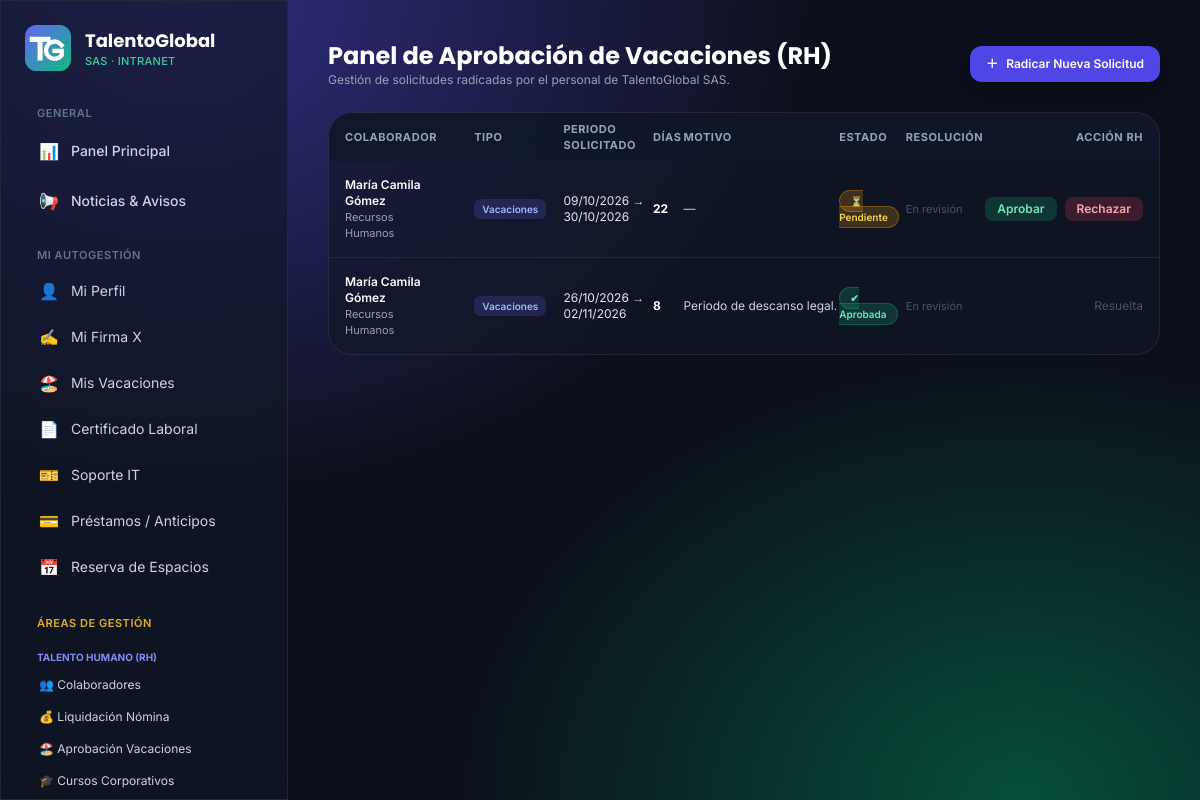
/vacaciones/gestion/ (signed in), run on the app's committed database.
### core/models.py (models this page shows, shortened)
class SolicitudBase(models.Model):
    PENDIENTE, APROBADA, RECHAZADA = "PENDIENTE", "APROBADA", "RECHAZADA"
    ESTADOS = [(PENDIENTE, "Pendiente"), (APROBADA, "Aprobada"), (RECHAZADA, "Rechazada")]
    estado = models.CharField(max_length=10, choices=ESTADOS, default=PENDIENTE)
    revisado_por = models.ForeignKey(
        Empleado, null=True, blank=True, on_delete=models.SET_NULL, related_name="+"
    )
    comentario_revision = models.CharField("Comentario de revisión", max_length=300, blank=True)
    fecha_resolucion = models.DateTimeField(null=True, blank=True)
    creado = models.DateTimeField(auto_now_add=True)
    class Meta:
        abstract = True
        ordering = ["-creado"]

class SolicitudVacaciones(SolicitudBase):
    TIPOS = [("VACACIONES", "Vacaciones"), ("PERMISO", "Permiso"), ("LICENCIA", "Licencia")]
    empleado = models.ForeignKey(Empleado, on_delete=models.CASCADE, related_name="vacaciones")
    tipo = models.CharField(max_length=12, choices=TIPOS, default="VACACIONES")
    fecha_inicio = models.DateField()
    fecha_fin = models.DateField()
    motivo = models.CharField(max_length=300, blank=True)
    class Meta(SolicitudBase.Meta):
        verbose_name = "solicitud de vacaciones/permiso"
    @property
    def dias(self):
        return (self.fecha_fin - self.fecha_inicio).days + 1
    @property
    def tipo_texto(self):
        return self.get_tipo_display()

class Empleado(models.Model):
    ROL_ADMIN = "ADMIN"
    ROL_RH = "RH"
    ROL_IT = "IT"
    ROL_FINANZAS = "FINANZAS"
    ROL_OPERACIONES = "OPERACIONES"
    ROL_EMPLEADO = "EMPLEADO"
    ROLES = [
        (ROL_ADMIN, "Superadministrador"),
        (ROL_RH, "Líder de Recursos Humanos"),
        (ROL_IT, "Líder de Tecnología (IT)"),
        (ROL_FINANZAS, "Líder Financiero"),
        (ROL_OPERACIONES, "Líder de Operaciones y Logística"),
        (ROL_EMPLEADO, "Colaborador"),
    ]
    CONTRATOS = [
        ("INDEFINIDO", "Término indefinido"),
        ("FIJO", "Término fijo"),
        ("OBRA", "Obra o labor"),
        ("APRENDIZAJE", "Aprendizaje"),
    ]
    user = models.OneToOneField(User, on_delete=models.CASCADE, related_name="empleado")
    documento = models.CharField("Documento de identidad", max_length=20, unique=True)
    cargo = models.CharField(max_length=120)
    salario_base = models.DecimalField(max_digits=12, decimal_places=2)
    fecha_ingreso = models.DateField()
    tipo_contrato = models.CharField(max_length=20, choices=CONTRATOS, default="INDEFINIDO")
    telefono = models.CharField("Teléfono", max_length=30, blank=True)
    direccion = models.CharField("Dirección", max_length=200, blank=True)
    sede = models.ForeignKey(Sede, on_delete=models.PROTECT, related_name="empleados")
    departamento = models.ForeignKey(
        Departamento, on_delete=models.PROTECT, related_name="empleados"
    )
    rol = models.CharField(max_length=12, choices=ROLES, default=ROL_EMPLEADO)
    activo = models.BooleanField(default=True)
    firma_x = models.TextField("Firma X", blank=True)
    firma_actualizada = models.DateTimeField(null=True, blank=True)
    class Meta:
        ordering = ["user__first_name", "user__last_name"]
    @property
    def nombre_completo(self):
        return self.user.get_full_name() or self.user.username

class Departamento(models.Model):
    nombre = models.CharField(max_length=120, unique=True)
    descripcion = models.TextField("Descripción", blank=True)
    class Meta:
        ordering = ["nombre"]

### core/views.py (the view)
# urls.py: path("vacaciones/gestion/", v.vacaciones_panel_aprobacion, name="vacaciones_panel_aprobacion"),
@rol_required(RH)
def vacaciones_panel_aprobacion(request):
    solicitudes = SolicitudVacaciones.objects.select_related("empleado__user", "empleado__departamento").order_by("-creado")
    return render(request, "core/vacaciones_lista.html", {
        "solicitudes": solicitudes,
        "es_gestion": True,
    })

### core/context_processors.py (called while the page is built)
def empresa(request):
    u = request.user
    ctx = {"EMPRESA": settings.EMPRESA}
    if u.is_authenticated:
        ctx.update(
            es_admin=tiene_acceso(u, (RH,)),  # panel de RH
            es_it=tiene_acceso(u, (IT,)),
            es_fin=tiene_acceso(u, (FIN,)),
            es_ops=tiene_acceso(u, (OPS,)),
            es_lider=tiene_acceso(u, TODOS_LIDERES),
        )
    return ctx

### core/permissions.py (called while the page is built)
def rol_de(user):
    if not user.is_authenticated:
        return None
    if user.is_superuser:
        return Empleado.ROL_ADMIN
    emp = getattr(user, "empleado", None)
    if emp and emp.activo:
        return emp.rol
    return None

def tiene_acceso(user, roles):
    rol = rol_de(user)
    return rol == Empleado.ROL_ADMIN or (rol is not None and rol in roles)

def rol_required(*roles):
    def deco(view):
        @wraps(view)
        def _wrapped(request, *args, **kwargs):
            if not request.user.is_authenticated:
                from django.contrib.auth.views import redirect_to_login
                return redirect_to_login(request.get_full_path())
            if not tiene_acceso(request.user, roles):
                raise PermissionDenied
            return view(request, *args, **kwargs)
        return _wrapped
    return deco

### templates/core/vacaciones_lista.html (shortened to what this page needs)
{% extends "base.html" %}
{% block content %}
<div class="flex flex-wrap items-center justify-between gap-4 mb-6">
  <div>
    <h1 class="font-display text-2xl font-bold text-white">
      {% if es_gestion %}Panel de Aprobación de Vacaciones (RH){% else %}Mis Solicitudes de Vacaciones y Permisos{% endif %}
    </h1>
    <p class="text-xs text-slate-400">
      {% if es_gestion %}Gestión de solicitudes radicadas por el personal de TalentoGlobal SAS.{% else %}Consulta el estado de tus solicitudes de descanso y licencias.{% endif %}
    </p>
  </div>
  <a href="{% url 'vacaciones_solicitar' %}" class="rounded-xl bg-indigo-600 hover:bg-indigo-500 px-4 py-2.5 text-xs font-semibold text-white shadow-lg transition flex items-center gap-2">
    <span>＋</span> Radicar Nueva Solicitud
  </a>
</div>
<div class="glass rounded-3xl overflow-hidden">
  <div class="overflow-x-auto">
    <table class="w-full text-xs">
      <thead class="bg-slate-900/80 text-slate-400 uppercase tracking-wider text-[11px] text-left">
        <tr>
          {% if es_gestion %}<th class="p-4">Colaborador</th>{% endif %}
          <th class="p-4">Tipo</th>
          <th>Periodo Solicitado</th>
          <th>Días</th>
          <th>Motivo</th>
          <th>Estado</th>
          <th>Resolución</th>
          {% if es_gestion %}<th class="pr-4 text-right">Acción RH</th>{% endif %}
        </tr>
      </thead>
      <tbody class="divide-y divide-slate-800">
        {% for s in solicitudes %}
        <tr class="hover:bg-slate-800/40 transition">
          {% if es_gestion %}
          <td class="p-4">
            <p class="font-semibold text-white">{{ s.empleado.nombre_completo }}</p>
            <p class="text-[11px] text-slate-400">{{ s.empleado.departamento.nombre }}</p>
          </td>
          {% endif %}
          <td class="p-4">
            <span class="px-2 py-1 rounded-md text-[10px] font-semibold bg-indigo-500/20 text-indigo-300">
              {{ s.tipo_texto }}
            </span>
          </td>
          <td>{{ s.fecha_inicio|date:"d/m/Y" }} → {{ s.fecha_fin|date:"d/m/Y" }}</td>
          <td class="font-bold text-white">{{ s.dias }}</td>
          <td class="max-w-[200px] truncate text-slate-300">{{ s.motivo|default:"—" }}</td>
          <td>
            {% if s.estado == 'APROBADA' %}
            <span class="px-2.5 py-1 rounded-full text-[10px] font-semibold bg-emerald-500/20 text-emerald-300 border border-emerald-500/30">✔ Aprobada</span>
            {% elif s.estado == 'RECHAZADA' %}
            <span class="px-2.5 py-1 rounded-full text-[10px] font-semibold bg-rose-500/20 text-rose-300 border border-rose-500/30">✖ Rechazada</span>
            {% else %}
            <span class="px-2.5 py-1 rounded-full text-[10px] font-semibold bg-amber-500/20 text-amber-300 border border-amber-500/30">⏳ Pendiente</span>
            {% endif %}
          </td>
          <td class="text-[11px] text-slate-400">
            {% if s.fecha_resolucion %}
            <span>Por: {{ s.revisado_por.nombre_completo }}</span><br>
            <span class="italic text-slate-500">{{ s.comentario_revision|default:"Sin comentarios" }}</span>
            {% else %}
            <span class="text-slate-600">En revisión</span>
            {% endif %}
          </td>
          {% if es_gestion %}
          <td class="pr-4 text-right">
            {% if s.estado == 'PENDIENTE' %}
            <div class="flex items-center justify-end gap-2">
              <form method="post" action="{% url 'vacaciones_resolver' s.pk 'aprobar' %}" class="inline">
                <button class="px-3 py-1 rounded-lg bg-emerald-500/20 hover:bg-emerald-500 text-emerald-300 hover:text-slate-900 text-xs font-semibold transition">
                  Aprobar
                </button>
              </form>
              <form method="post" action="{% url 'vacaciones_resolver' s.pk 'rechazar' %}" class="inline">
                <button class="px-3 py-1 rounded-lg bg-rose-500/20 hover:bg-rose-500 text-rose-300 hover:text-white text-xs font-semibold transition">
                  Rechazar
                </button>
              </form>
            </div>
            {% else %}
            <span class="text-slate-600 text-xs">Resuelta</span>
            {% endif %}
          </td>
          {% endif %}
        </tr>
        {% empty %}
        <tr>
          <td colspan="8" class="p-8 text-center text-slate-500">No hay solicitudes registradas.</td>
        </tr>
        {% endfor %}
      </tbody>
    </table>
  </div>
</div>
{% endblock %}

### templates/base.html (style rules this page uses)
body { background: radial-gradient(ellipse at 15% 0%, #312e81 0%, transparent 45%), radial-gradient(ellipse at 85% 100%, #064e3b 0%, transparent 40%), #0b0f19; background-attachment: fixed; }
.glass { background: rgba(17, 24, 39, 0.65); backdrop-filter: blur(16px); -webkit-backdrop-filter: blur(16px); border: 1px solid rgba(255, 255, 255, 0.08); }

### data on the page
SolicitudVacaciones: empleado.nombre_completo "María Camila Gómez", empleado.departamento.nombre "Recursos Humanos", tipo_texto "Vacaciones", fecha_inicio "09/10/2026", fecha_fin "30/10/2026", dias "22", motivo "—", estado "⏳ Pendiente", shows "En revisión"
SolicitudVacaciones: empleado.nombre_completo "María Camila Gómez", empleado.departamento.nombre "Recursos Humanos", tipo_texto "Vacaciones", fecha_inicio "26/10/2026", fecha_fin "02/11/2026", dias "8", motivo "Periodo de descanso legal.", estado "✔ Aprobada", shows "En revisión"
